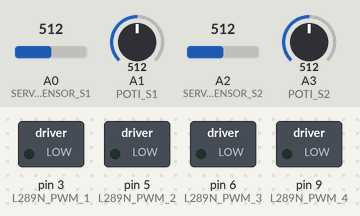
Simulated run of this sketch. Board: Arduino Uno, built with avr-gcc and run on an emulated ATmega328P. Shown: switched loads named in the sketch (green lamp = pin HIGH). The test bench sets the inputs (shaded band); at power-on: A0 (SERVO_SENSOR_S1) = 512, A2 (SERVO_SENSOR_S2) = 512, A1 (POTI_S1) = 512, A3 (POTI_S2) = 512.

Above: at 1.2 s.
1.3 s: A0 (SERVO_SENSOR_S1) set to 537
At 4.29 s:
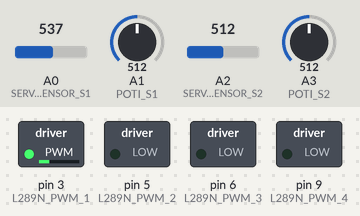
4.3 s: A2 (SERVO_SENSOR_S2) set to 537
At 7.22 s:
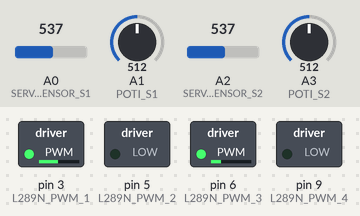
7.3 s: A1 (POTI_S1) set to 529
10.3 s: A3 (POTI_S2) set to 716
At 13.26 s:
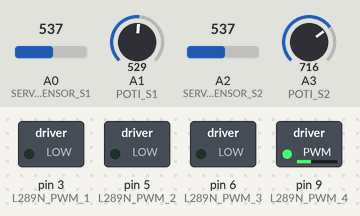
13.3 s: A2 (SERVO_SENSOR_S2) set to 190
16.3 s: A0 (SERVO_SENSOR_S1) set to 716
At 22.2 s:
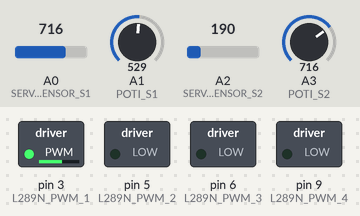
Timing chart, 0 to 22.4 s (numbered marks = the images above; inputs shaded):
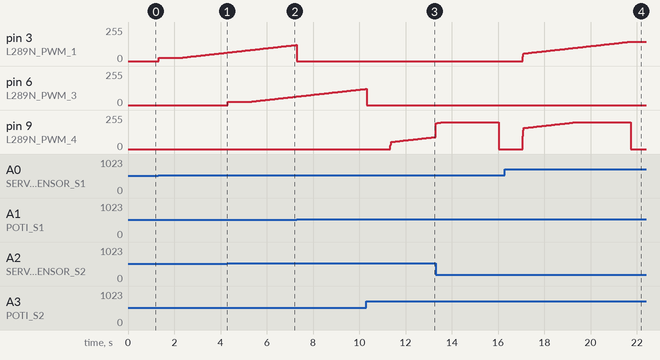

Measured:
- the behaviour switches between 536 and 537 on A0 (SERVO_SENSOR_S1) (found by bisection; images 0 and 1)
- the behaviour switches between 536 and 537 on A2 (SERVO_SENSOR_S2) (found by bisection; images 1 and 2)
- after the input at 1.3 s, pin 3 (L289N_PWM_1): moves from 0/255 to 64/255 over 3.0 s, starting at once
- after the input at 4.3 s, pin 6 (L289N_PWM_3): moves from 0/255 to 64/255 over 3.0 s, starting at once
- after the input at 10.3 s, pin 9 (L289N_PWM_4): moves from 0/255 to 90/255 over 1.9 s, starting after 1.0 s
- after the input at 16.3 s, pin 3 (L289N_PWM_1): moves from 0/255 to 146/255 over 4.7 s, starting after 0.76 s

The sketch:

servo_arduino_L298N.ino
```cpp
//2 Servos with L298N dual bridge and Arduino Uno v 0.1:
//
//For the first test run, set MAX_DUTYCYCLE to 75 in order to lower the maximum torque in case something goes wrong.
//When connecting the servo to the microcontroller for the first time, you have to consider the rotational direction of your wiper motor!
//Adjust the potentiometer defining the setpoint to the center position.
//If the servo moves to neutral position, too after connecting the circuit to the supply voltage, the polarity of the servo sensor is correct.
//If the wiper motor starts spinning away from the center position, the polarity of the servo motor at the output of the h brige has to be swapped.
//
//
//Source & info: www.HomoFaciens.de/technics-computer-arduino-uno_en_navion.htm


//#include <avr/io.h>
//#include <util/delay.h>


int ADC_SetPoint_S1 = 0;
int ADC_SetPointOld_S1 = 0;
int ADC_ServoPoti_S1 = 0;
int ADC_ServoPotiOld_S1 = 0;
int dutyCycle_S1 = 50; // 10 - 255
int ADCdiff_S1 = 0;
int timeDiff_S1 = 0;


int ADC_SetPoint_S2 = 0;
int ADC_SetPointOld_S2 = 0;
int ADC_ServoPoti_S2 = 0;
int ADC_ServoPotiOld_S2 = 0;
int dutyCycle_S2 = 50; // 10 - 255
int ADCdiff_S2 = 0;
int timeDiff_S2 = 0;


//Change values below to adapt your motor
//Set MAX_DUTYCYCLE_S1 and MAX_DUTYCYCLE_S2 to 75 for the first test run!

#define P_FRACTION_S1 0.3          //0.0 - 10.0 (0.3)
#define I_FRACTION_S1 0.3          //0.0 - 10.0 (0.3)
#define D_FRACTION_S1 4.0          //0.0 - 10.0 (4.0)
#define V_WINDOW_S1 25             //10 - 1000 (25)
#define MIN_DUTYCYCLE_S1 25        //0 - 255 (25)
#define MAX_DUTYCYCLE_S1 200       //0 - 255 (255)
#define SOFT_START_S1 0.3          //0.00 - 1.00 (0.30) 1.00 = OFF
#define EMERGENCY_SHUTDOWN_S1 300  //0 - 1000 (300), 0 - OFF, Stops motor if blocked

#define P_FRACTION_S2 0.3          //0.0 - 10.0 (0.3)
#define I_FRACTION_S2 0.3          //0.0 - 10.0 (0.3)
#define D_FRACTION_S2 4.0          //0.0 - 10.0 (4.0)
#define V_WINDOW_S2 25             //10 - 1000 (25)
#define MIN_DUTYCYCLE_S2 25        //0 - 255 (25)
#define MAX_DUTYCYCLE_S2 200       //0 - 255 (255)
#define SOFT_START_S2 0.3          //0.00 - 1.00 (0.30) 1.00 = OFF
#define EMERGENCY_SHUTDOWN_S2 300  //0 - 1000 (300), 0 - OFF, Stops motor if blocked


#define L289N_PWM_1 3            //INPUT A at L298N
#define L289N_PWM_2 5            //INPUT B at L298N
#define SERVO_SENSOR_S1 A0       //Analog input servo sensor
#define POTI_S1 A1               //Analog input potentiometer

#define L289N_PWM_3 6            //INPUT C at L298N
#define L289N_PWM_4 9            //INPUT D at L298N
#define SERVO_SENSOR_S2 A2       //Analog input servo sensor
#define POTI_S2 A3               //Analog input potentiometer


void setup(){
  pinMode(L289N_PWM_1, OUTPUT);
  pinMode(L289N_PWM_2, OUTPUT);
  pinMode(L289N_PWM_3, OUTPUT);
  pinMode(L289N_PWM_4, OUTPUT);

  pinMode(SERVO_SENSOR_S1, INPUT);
  pinMode(POTI_S1, INPUT);
  pinMode(SERVO_SENSOR_S2, INPUT);
  pinMode(POTI_S2, INPUT);

}


void loop(){

  //Servo 1 ----------------------------------------------------------
  ADC_ServoPoti_S1 = analogRead(SERVO_SENSOR_S1);     // reads the servo sensor (between 0 and 1023)
  ADC_SetPoint_S1 = analogRead(POTI_S1);

  ADCdiff_S1 = ADC_SetPoint_S1 - ADC_ServoPoti_S1;

  dutyCycle_S1 = abs(ADCdiff_S1) * P_FRACTION_S1;
  dutyCycle_S1 += timeDiff_S1 * I_FRACTION_S1;
  dutyCycle_S1 += abs(ADC_SetPointOld_S1 - ADC_SetPoint_S1) * D_FRACTION_S1;

  if(SOFT_START_S1 * timeDiff_S1 < 1){
    dutyCycle_S1 = dutyCycle_S1 * (SOFT_START_S1 * timeDiff_S1);
  }

  timeDiff_S1++;

  if(dutyCycle_S1 < MIN_DUTYCYCLE_S1 && dutyCycle_S1 > 0){
    dutyCycle_S1 = MIN_DUTYCYCLE_S1;
  }

  if(dutyCycle_S1 > MAX_DUTYCYCLE_S1){
    dutyCycle_S1 = MAX_DUTYCYCLE_S1;
  }

  if(dutyCycle_S1 < 0){
    dutyCycle_S1 = 0;
  }


  if(abs(ADCdiff_S1) < V_WINDOW_S1){
    dutyCycle_S1 = 0;
    timeDiff_S1 = 0;
  }

  if(dutyCycle_S1 == MAX_DUTYCYCLE_S1 && timeDiff_S1 > EMERGENCY_SHUTDOWN_S1 && EMERGENCY_SHUTDOWN_S1 > 0){
    analogWrite(L289N_PWM_2, 0);
    analogWrite(L289N_PWM_1, 0);
    delay(1000);
    timeDiff_S1 = 0;
  }
  else{
    if(ADCdiff_S1 > 0){
      analogWrite(L289N_PWM_1, 0);
      analogWrite(L289N_PWM_2, dutyCycle_S1);
    }
    if(ADCdiff_S1 < 0){
      analogWrite(L289N_PWM_1, dutyCycle_S1);
      analogWrite(L289N_PWM_2, 0);
    }
  }


  ADC_SetPointOld_S1 = ADC_SetPoint_S1;
  ADC_ServoPotiOld_S1 = ADC_ServoPoti_S1;


  //Servo 2 ----------------------------------------------------------
  ADC_ServoPoti_S2 = analogRead(SERVO_SENSOR_S2);     // reads the servo sensor (between 0 and 1023)
  ADC_SetPoint_S2 = analogRead(POTI_S2);

  ADCdiff_S2 = ADC_SetPoint_S2 - ADC_ServoPoti_S2;

  dutyCycle_S2 = abs(ADCdiff_S2) * P_FRACTION_S2;
  dutyCycle_S2 += timeDiff_S2 * I_FRACTION_S2;
  dutyCycle_S2 += abs(ADC_SetPointOld_S2 - ADC_SetPoint_S2) * D_FRACTION_S2;

  if(SOFT_START_S2 * timeDiff_S2 < 1){
    dutyCycle_S2 = dutyCycle_S2 * (SOFT_START_S2 * timeDiff_S2);
  }

  timeDiff_S2++;

  if(dutyCycle_S2 < MIN_DUTYCYCLE_S2 && dutyCycle_S2 > 0){
    dutyCycle_S2 = MIN_DUTYCYCLE_S2;
  }

  if(dutyCycle_S2 > MAX_DUTYCYCLE_S2){
    dutyCycle_S2 = MAX_DUTYCYCLE_S2;
  }

  if(dutyCycle_S2 < 0){
    dutyCycle_S2 = 0;
  }


  if(abs(ADCdiff_S2) < V_WINDOW_S2){
    dutyCycle_S2 = 0;
    timeDiff_S2 = 0;
  }

  if(dutyCycle_S2 == MAX_DUTYCYCLE_S2 && timeDiff_S2 > EMERGENCY_SHUTDOWN_S2 && EMERGENCY_SHUTDOWN_S2 > 0){
    analogWrite(L289N_PWM_4, 0);
    analogWrite(L289N_PWM_3, 0);
    delay(1000);
    timeDiff_S2 = 0;
  }
  else{
    if(ADCdiff_S2 > 0){
      analogWrite(L289N_PWM_3, 0);
      analogWrite(L289N_PWM_4, dutyCycle_S2);
    }
    if(ADCdiff_S2 < 0){
      analogWrite(L289N_PWM_3, dutyCycle_S2);
      analogWrite(L289N_PWM_4, 0);
    }
  }


  ADC_SetPointOld_S2 = ADC_SetPoint_S2;
  ADC_ServoPotiOld_S2 = ADC_ServoPoti_S2;


  delay(15);                             // wait for the servo to get there

}
```
